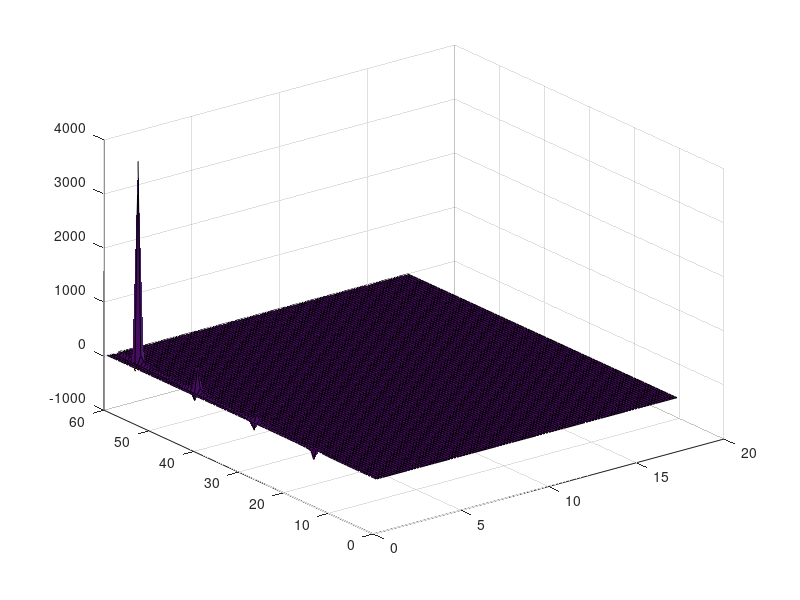

The MATLAB source for this figure:
clear all
clc
close all

Vg = 0.1;
Vf = 1;
x = linspace(0,10);
y = linspace(0,10);
z = linspace(0,10);
T = linspace(0,60);

%for T = linspace(0,60)
    Sf = abs(Vf*(T*Vg^2 - Vg*(x.^2 + y.^2).^0.5 + ((x*Vf).^2 + (y*Vf).^2 + (z*Vf).^2 + (T*Vf*Vg).^2 - 2*(T')*Vg*(Vf^2)*(x.^2 + y.^2).^0.5 - (z*Vg).^2).^0.5)/(Vg^2 - Vf^2));
%end


r = 1./((T./Sf) - 1/Vf);
s = (x.^2 + y.^2 + z.^2).^0.5

surf(s,T,r)